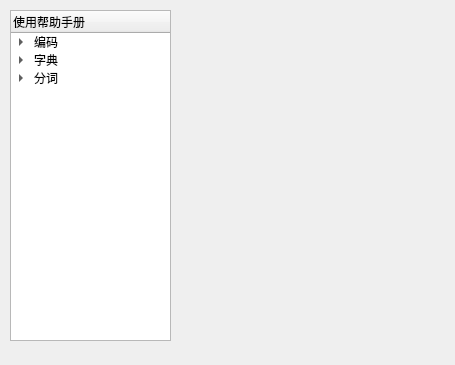
<?xml version="1.0" encoding="UTF-8"?>
<ui version="4.0">
 <class>HelpWidget</class>
 <widget class="QWidget" name="HelpWidget">
  <property name="geometry">
   <rect>
    <x>0</x>
    <y>0</y>
    <width>455</width>
    <height>365</height>
   </rect>
  </property>
  <property name="windowTitle">
   <string>Form</string>
  </property>
  <widget class="QTreeWidget" name="treeWidget">
   <property name="geometry">
    <rect>
     <x>10</x>
     <y>10</y>
     <width>161</width>
     <height>331</height>
    </rect>
   </property>
   <column>
    <property name="text">
     <string>使用帮助手册</string>
    </property>
   </column>
   <item>
    <property name="text">
     <string>编码</string>
    </property>
    <item>
     <property name="text">
      <string>什么是BOM头</string>
     </property>
    </item>
    <item>
     <property name="text">
      <string>编码方式</string>
     </property>
    </item>
    <item>
     <property name="text">
      <string>如何选择编码</string>
     </property>
    </item>
   </item>
   <item>
    <property name="text">
     <string>字典</string>
    </property>
    <item>
     <property name="text">
      <string>如何选择字典</string>
     </property>
    </item>
    <item>
     <property name="text">
      <string>如何自定义字典</string>
     </property>
    </item>
   </item>
   <item>
    <property name="text">
     <string>分词</string>
    </property>
    <item>
     <property name="text">
      <string>分词算法</string>
     </property>
     <item>
      <property name="text">
       <string>最大正向匹配</string>
      </property>
     </item>
     <item>
      <property name="text">
       <string>最大概率路径</string>
      </property>
     </item>
     <item>
      <property name="text">
       <string>MMSEG机械分词</string>
      </property>
     </item>
    </item>
    <item>
     <property name="text">
      <string>如何选择算法</string>
     </property>
    </item>
   </item>
  </widget>
 </widget>
 <resources/>
 <connections/>
</ui>
